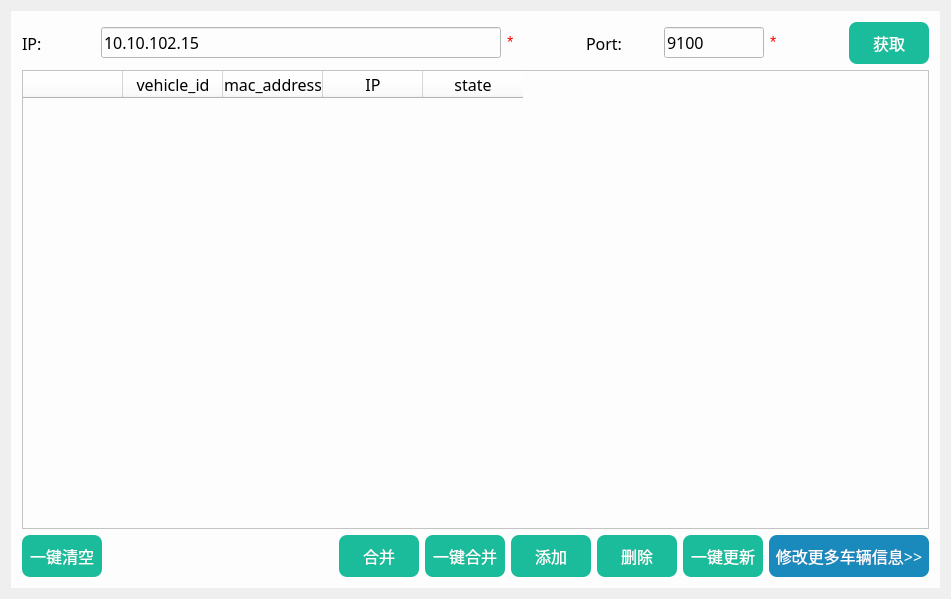
<?xml version="1.0" encoding="UTF-8"?>
<ui version="4.0">
 <class>agvinfo_configClass</class>
 <widget class="QMainWindow" name="agvinfo_configClass">
  <property name="geometry">
   <rect>
    <x>0</x>
    <y>0</y>
    <width>951</width>
    <height>599</height>
   </rect>
  </property>
  <property name="windowTitle">
   <string>agvinfo_config</string>
  </property>
  <widget class="QWidget" name="centralWidget">
   <layout class="QGridLayout" name="gridLayout">
    <item row="0" column="0">
     <widget class="QStackedWidget" name="stackedWidget">
      <property name="styleSheet">
       <string notr="true">background-color: rgb(253, 253, 253);</string>
      </property>
      <property name="currentIndex">
       <number>0</number>
      </property>
      <widget class="QWidget" name="page">
       <layout class="QGridLayout" name="gridLayout_3">
        <item row="0" column="0">
         <layout class="QGridLayout" name="gridLayout_2">
          <item row="0" column="0">
           <layout class="QHBoxLayout" name="horizontalLayout_2">
            <item>
             <widget class="QLabel" name="label">
              <property name="font">
               <font>
                <family>微软雅黑</family>
                <pointsize>12</pointsize>
               </font>
              </property>
              <property name="text">
               <string>IP:</string>
              </property>
             </widget>
            </item>
            <item>
             <widget class="QLineEdit" name="IPLineEdit">
              <property name="maximumSize">
               <size>
                <width>400</width>
                <height>16777215</height>
               </size>
              </property>
              <property name="font">
               <font>
                <family>微软雅黑</family>
                <pointsize>12</pointsize>
               </font>
              </property>
              <property name="text">
               <string>10.10.102.15</string>
              </property>
             </widget>
            </item>
            <item>
             <widget class="QLabel" name="label_2">
              <property name="text">
               <string>&lt;html&gt;&lt;head/&gt;&lt;body&gt;&lt;p&gt;&lt;span style=&quot; font-size:12pt; color:#ff0000;&quot;&gt;*&lt;/span&gt;&lt;/p&gt;&lt;/body&gt;&lt;/html&gt;</string>
              </property>
             </widget>
            </item>
            <item>
             <widget class="QLabel" name="label_3">
              <property name="font">
               <font>
                <family>微软雅黑</family>
                <pointsize>12</pointsize>
               </font>
              </property>
              <property name="text">
               <string>Port:</string>
              </property>
             </widget>
            </item>
            <item>
             <widget class="QLineEdit" name="portLineEdit">
              <property name="maximumSize">
               <size>
                <width>100</width>
                <height>16777215</height>
               </size>
              </property>
              <property name="font">
               <font>
                <family>微软雅黑</family>
                <pointsize>12</pointsize>
               </font>
              </property>
              <property name="text">
               <string>9100</string>
              </property>
             </widget>
            </item>
            <item>
             <widget class="QLabel" name="label_4">
              <property name="text">
               <string>&lt;html&gt;&lt;head/&gt;&lt;body&gt;&lt;p&gt;&lt;span style=&quot; font-size:12pt; color:#ff0000;&quot;&gt;*&lt;/span&gt;&lt;/p&gt;&lt;/body&gt;&lt;/html&gt;</string>
              </property>
             </widget>
            </item>
            <item>
             <widget class="QPushButton" name="getPushButton">
              <property name="font">
               <font>
                <family>微软雅黑</family>
                <pointsize>12</pointsize>
               </font>
              </property>
              <property name="styleSheet">
               <string notr="true">.QPushButton {
	border-style: none;
	border: 0px;
	min-height:42px;
    min-width:80px;
	border-radius: 8px;
	color: rgb(255, 255, 255);
	
	background-color: rgb(26, 188, 156);
    background-repeat:no-repeat;
}


.QPushButton:hover{ 
background-color: rgb(74, 215, 187);
    background-repeat:no-repeat;
}

.QPushButton:pressed{ 
background-color: rgb(19, 159, 131);
}
</string>
              </property>
              <property name="text">
               <string>获取</string>
              </property>
             </widget>
            </item>
           </layout>
          </item>
          <item row="2" column="0">
           <layout class="QHBoxLayout" name="horizontalLayout">
            <item>
             <widget class="QPushButton" name="pushButton">
              <property name="font">
               <font>
                <family>微软雅黑</family>
                <pointsize>12</pointsize>
               </font>
              </property>
              <property name="styleSheet">
               <string notr="true">.QPushButton {
	border-style: none;
	border: 0px;
	min-height:42px;
    min-width:80px;
	border-radius: 8px;
	color: rgb(255, 255, 255);
	
	background-color: rgb(26, 188, 156);
    background-repeat:no-repeat;
}


.QPushButton:hover{ 
background-color: rgb(74, 215, 187);
    background-repeat:no-repeat;
}

.QPushButton:pressed{ 
background-color: rgb(19, 159, 131);
}
</string>
              </property>
              <property name="text">
               <string>一键清空</string>
              </property>
             </widget>
            </item>
            <item>
             <spacer name="horizontalSpacer">
              <property name="orientation">
               <enum>Qt::Horizontal</enum>
              </property>
              <property name="sizeHint" stdset="0">
               <size>
                <width>348</width>
                <height>20</height>
               </size>
              </property>
             </spacer>
            </item>
            <item>
             <widget class="QPushButton" name="combPushButton">
              <property name="font">
               <font>
                <family>微软雅黑</family>
                <pointsize>12</pointsize>
               </font>
              </property>
              <property name="styleSheet">
               <string notr="true">.QPushButton {
	border-style: none;
	border: 0px;
	min-height:42px;
    min-width:80px;
	border-radius: 8px;
	color: rgb(255, 255, 255);
	
	background-color: rgb(26, 188, 156);
    background-repeat:no-repeat;
}


.QPushButton:hover{ 
background-color: rgb(74, 215, 187);
    background-repeat:no-repeat;
}

.QPushButton:pressed{ 
background-color: rgb(19, 159, 131);
}
</string>
              </property>
              <property name="text">
               <string>合并</string>
              </property>
             </widget>
            </item>
            <item>
             <widget class="QPushButton" name="merge">
              <property name="font">
               <font>
                <family>微软雅黑</family>
                <pointsize>12</pointsize>
               </font>
              </property>
              <property name="styleSheet">
               <string notr="true">.QPushButton {
	border-style: none;
	border: 0px;
	min-height:42px;
    min-width:80px;
	border-radius: 8px;
	color: rgb(255, 255, 255);
	
	background-color: rgb(26, 188, 156);
    background-repeat:no-repeat;
}


.QPushButton:hover{ 
background-color: rgb(74, 215, 187);
    background-repeat:no-repeat;
}

.QPushButton:pressed{ 
background-color: rgb(19, 159, 131);
}
</string>
              </property>
              <property name="text">
               <string>一键合并</string>
              </property>
             </widget>
            </item>
            <item>
             <widget class="QPushButton" name="pushButton_add">
              <property name="font">
               <font>
                <family>微软雅黑</family>
                <pointsize>12</pointsize>
               </font>
              </property>
              <property name="styleSheet">
               <string notr="true">.QPushButton {
	border-style: none;
	border: 0px;
	min-height:42px;
    min-width:80px;
	border-radius: 8px;
	color: rgb(255, 255, 255);
	
	background-color: rgb(26, 188, 156);
    background-repeat:no-repeat;
}


.QPushButton:hover{ 
background-color: rgb(74, 215, 187);
    background-repeat:no-repeat;
}

.QPushButton:pressed{ 
background-color: rgb(19, 159, 131);
}
</string>
              </property>
              <property name="text">
               <string>添加</string>
              </property>
             </widget>
            </item>
            <item>
             <widget class="QPushButton" name="pushButton_delete">
              <property name="font">
               <font>
                <family>微软雅黑</family>
                <pointsize>12</pointsize>
               </font>
              </property>
              <property name="styleSheet">
               <string notr="true">.QPushButton {
	border-style: none;
	border: 0px;
	min-height:42px;
    min-width:80px;
	border-radius: 8px;
	color: rgb(255, 255, 255);
	
	background-color: rgb(26, 188, 156);
    background-repeat:no-repeat;
}


.QPushButton:hover{ 
background-color: rgb(74, 215, 187);
    background-repeat:no-repeat;
}

.QPushButton:pressed{ 
background-color: rgb(19, 159, 131);
}
</string>
              </property>
              <property name="text">
               <string>删除</string>
              </property>
             </widget>
            </item>
            <item>
             <widget class="QPushButton" name="updatePushButton">
              <property name="font">
               <font>
                <family>微软雅黑</family>
                <pointsize>12</pointsize>
               </font>
              </property>
              <property name="styleSheet">
               <string notr="true">.QPushButton {
	border-style: none;
	border: 0px;
	min-height:42px;
    min-width:80px;
	border-radius: 8px;
	color: rgb(255, 255, 255);
	
	background-color: rgb(26, 188, 156);
    background-repeat:no-repeat;
}


.QPushButton:hover{ 
background-color: rgb(74, 215, 187);
    background-repeat:no-repeat;
}

.QPushButton:pressed{ 
background-color: rgb(19, 159, 131);
}
</string>
              </property>
              <property name="text">
               <string>一键更新</string>
              </property>
             </widget>
            </item>
            <item>
             <widget class="QPushButton" name="morePushButton">
              <property name="font">
               <font>
                <family>微软雅黑</family>
                <pointsize>12</pointsize>
               </font>
              </property>
              <property name="styleSheet">
               <string notr="true">.QPushButton {
	border-style: none;
	border: 0px;
	min-height:42px;
    min-width:160px;
	border-radius: 8px;
	color: rgb(255, 255, 255);
	
background-color: rgb(26, 137, 188);
    background-repeat:no-repeat;
}


.QPushButton:hover{ 
background-color: rgb(88, 174, 214);
    background-repeat:no-repeat;
}

.QPushButton:pressed{ 
background-color: rgb(20, 113, 157);
}

</string>
              </property>
              <property name="text">
               <string>修改更多车辆信息&gt;&gt;</string>
              </property>
             </widget>
            </item>
           </layout>
          </item>
          <item row="1" column="0">
           <widget class="QTableWidget" name="tableWidget">
            <property name="enabled">
             <bool>true</bool>
            </property>
            <property name="minimumSize">
             <size>
              <width>800</width>
              <height>0</height>
             </size>
            </property>
            <property name="font">
             <font>
              <family>微软雅黑</family>
              <pointsize>12</pointsize>
             </font>
            </property>
            <property name="styleSheet">
             <string notr="true">font: 12pt &quot;微软雅黑&quot;;</string>
            </property>
            <column>
             <property name="text">
              <string/>
             </property>
            </column>
            <column>
             <property name="text">
              <string>vehicle_id</string>
             </property>
             <property name="font">
              <font>
               <family>微软雅黑</family>
               <pointsize>12</pointsize>
              </font>
             </property>
            </column>
            <column>
             <property name="text">
              <string>mac_address</string>
             </property>
             <property name="font">
              <font>
               <family>微软雅黑</family>
               <pointsize>12</pointsize>
              </font>
             </property>
            </column>
            <column>
             <property name="text">
              <string>IP</string>
             </property>
             <property name="font">
              <font>
               <family>微软雅黑</family>
               <pointsize>12</pointsize>
              </font>
             </property>
            </column>
            <column>
             <property name="text">
              <string>state</string>
             </property>
             <property name="font">
              <font>
               <family>微软雅黑</family>
               <pointsize>12</pointsize>
              </font>
             </property>
            </column>
           </widget>
          </item>
         </layout>
        </item>
       </layout>
      </widget>
      <widget class="QWidget" name="page_2">
       <layout class="QGridLayout" name="gridLayout_4">
        <item row="0" column="0">
         <widget class="QPushButton" name="backButton">
          <property name="font">
           <font>
            <family>微软雅黑</family>
            <pointsize>12</pointsize>
           </font>
          </property>
          <property name="styleSheet">
           <string notr="true">.QPushButton {
	border-style: none;
	border: 0px;
	min-height:42px;
    min-width:80px;
	border-radius: 8px;
	color: rgb(255, 255, 255);
	
background-color: rgb(26, 137, 188);
    background-repeat:no-repeat;
}


.QPushButton:hover{ 
background-color: rgb(88, 174, 214);
    background-repeat:no-repeat;
}

.QPushButton:pressed{ 
background-color: rgb(20, 113, 157);
}

</string>
          </property>
          <property name="text">
           <string>返回</string>
          </property>
         </widget>
        </item>
        <item row="0" column="1">
         <spacer name="horizontalSpacer_2">
          <property name="orientation">
           <enum>Qt::Horizontal</enum>
          </property>
          <property name="sizeHint" stdset="0">
           <size>
            <width>654</width>
            <height>20</height>
           </size>
          </property>
         </spacer>
        </item>
        <item row="1" column="0" colspan="4">
         <widget class="QTableWidget" name="attributeWidget">
          <property name="enabled">
           <bool>true</bool>
          </property>
          <property name="minimumSize">
           <size>
            <width>800</width>
            <height>0</height>
           </size>
          </property>
          <property name="font">
           <font>
            <family>微软雅黑</family>
            <pointsize>12</pointsize>
           </font>
          </property>
          <property name="styleSheet">
           <string notr="true">font: 12pt &quot;微软雅黑&quot;;</string>
          </property>
          <column>
           <property name="text">
            <string>vehicle_id</string>
           </property>
           <property name="font">
            <font>
             <family>微软雅黑</family>
             <pointsize>12</pointsize>
            </font>
           </property>
          </column>
          <column>
           <property name="text">
            <string>type</string>
           </property>
           <property name="font">
            <font>
             <family>微软雅黑</family>
             <pointsize>12</pointsize>
            </font>
           </property>
          </column>
          <column>
           <property name="text">
            <string>mac_addr</string>
           </property>
           <property name="font">
            <font>
             <family>微软雅黑</family>
             <pointsize>12</pointsize>
            </font>
           </property>
          </column>
          <column>
           <property name="text">
            <string>IP</string>
           </property>
           <property name="font">
            <font>
             <family>微软雅黑</family>
             <pointsize>12</pointsize>
            </font>
           </property>
          </column>
          <column>
           <property name="text">
            <string>port</string>
           </property>
           <property name="font">
            <font>
             <family>微软雅黑</family>
             <pointsize>12</pointsize>
            </font>
           </property>
          </column>
          <column>
           <property name="text">
            <string>shell_port</string>
           </property>
           <property name="font">
            <font>
             <family>微软雅黑</family>
             <pointsize>12</pointsize>
            </font>
           </property>
          </column>
          <column>
           <property name="text">
            <string>ftsport</string>
           </property>
           <property name="font">
            <font>
             <family>微软雅黑</family>
             <pointsize>12</pointsize>
            </font>
           </property>
          </column>
          <column>
           <property name="text">
            <string/>
           </property>
          </column>
         </widget>
        </item>
        <item row="0" column="2">
         <widget class="QPushButton" name="attributeButton">
          <property name="font">
           <font>
            <family>微软雅黑</family>
            <pointsize>12</pointsize>
           </font>
          </property>
          <property name="styleSheet">
           <string notr="true">.QPushButton {
	border-style: none;
	border: 0px;
	min-height:42px;
    min-width:80px;
	border-radius: 8px;
	color: rgb(255, 255, 255);
	
	background-color: rgb(26, 188, 156);
    background-repeat:no-repeat;
}


.QPushButton:hover{ 
background-color: rgb(74, 215, 187);
    background-repeat:no-repeat;
}

.QPushButton:pressed{ 
background-color: rgb(19, 159, 131);
}
</string>
          </property>
          <property name="text">
           <string>属性</string>
          </property>
         </widget>
        </item>
       </layout>
      </widget>
     </widget>
    </item>
   </layout>
  </widget>
 </widget>
 <layoutdefault spacing="6" margin="11"/>
 <resources>
  <include location="agvinfo_config.qrc"/>
 </resources>
 <connections/>
</ui>
